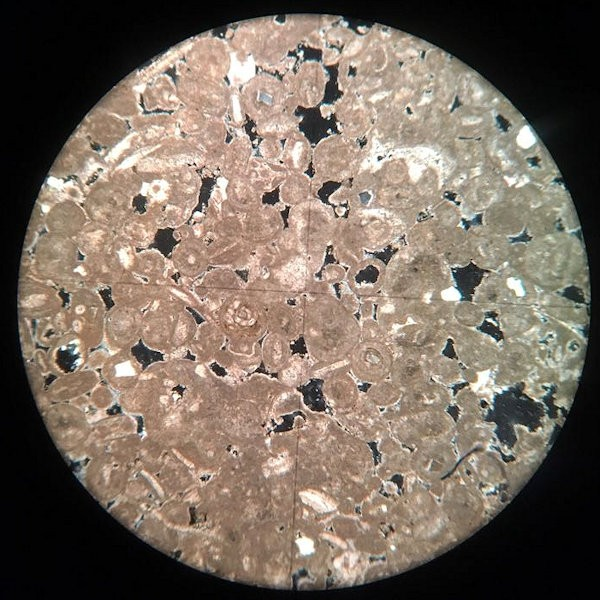
#> input picture images/portland_limestone_1.jpg, 600 x 600 px
$ python main.py -i images/portland_limestone_1.jpg
#> lines starting #> are read from the running program, lines starting #| are printed output that depends on the picture; after the words box and inside, x2 and y2 are one past the last pixel; in counts of white or black regions, pixels touching at a corner belong together; long printed decimals are rounded
import numpy as np
from tqdm import tqdm
import argparse
import cv2

from tqdm import tqdm

if __name__ == '__main__':
    ap = argparse.ArgumentParser()
    ap.add_argument("-i", type=str, required=False, help="Image")
    ap.add_argument("-o", type=str, required=False, help="output dir")

    args = ap.parse_args()

    im = args.i
    output = args.o

    im = cv2.imread(im)
#> im is the input picture: shape (600, 600, 3); mean B, G, R 95.9, 107.8, 121.1
    result = im.copy()
    hsv = cv2.cvtColor(im, cv2.COLOR_BGR2HSV)
#> hsv: shape (600, 600, 3); mean H, S, V 25.7, 53.4, 121.9

    #HSV filtering
    lower_black = np.array([0,0,0])
    upper_black = np.array([105,105,105])

    #create mask with HSV filtering
    mask_hsv = cv2.inRange(im, lower_black, upper_black)
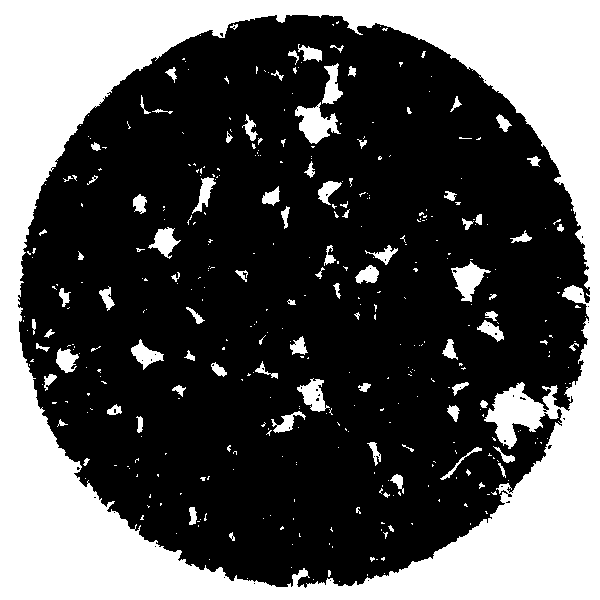
#> mask_hsv: shape (600, 600); 33.8% white; 403 white regions (313 under 20 px), largest, box (x1, y1, x2, y2) and area: (0, 0, 600, 600) 108926, (295, 102, 341, 144) 982, (451, 261, 491, 302) 753
    res = cv2.bitwise_and(im,im,mask=mask_hsv)

    #get the core image from the whole image
    imgray = cv2.cvtColor(im, cv2.COLOR_BGR2GRAY)
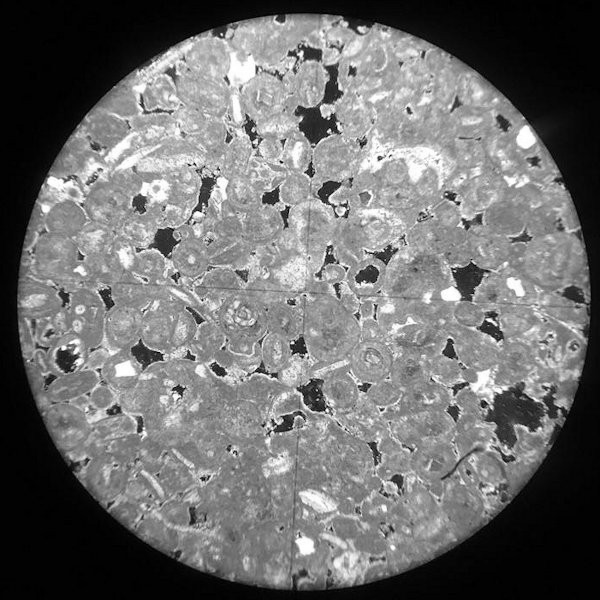
#> imgray: shape (600, 600); min 0, max 255, mean 110.4
    ret, thresh = cv2.threshold(imgray, 40, 255, 0)
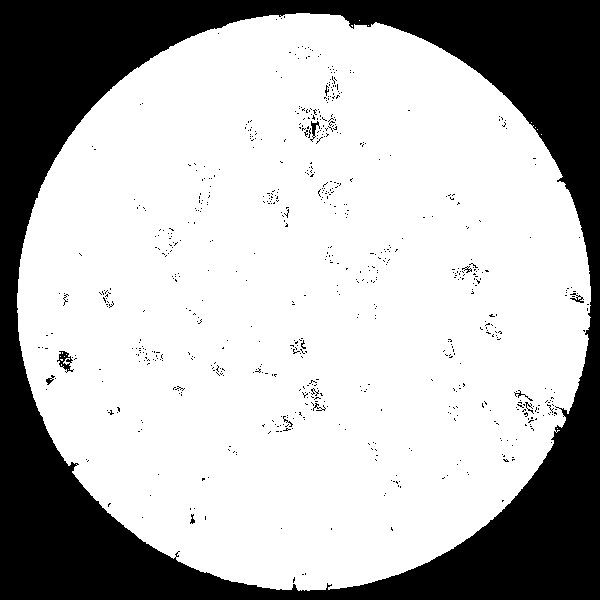
#> thresh: shape (600, 600); 71.5% white; 710 black regions (697 under 20 px)
    contours, hierarchy = cv2.findContours(thresh, cv2.RETR_TREE, cv2.CHAIN_APPROX_SIMPLE)
#> contours = 1045 contours, 1034 with area under 20; largest, box (x1, y1, x2, y2) and area: (17, 13, 591, 591) 258566, (56, 350, 74, 373) 220, (310, 120, 320, 137) 80, (569, 296, 585, 304) 58, (45, 377, 55, 386) 43

    cnt = contours[0]
#> cnt = [[557, 428]]
    max_area = cv2.contourArea(cnt)
#> max_area = 0

    h,w,_ = im.shape
#> h = 600; w = 600
    mask = np.zeros((h+2,w+2), np.uint8)

    _,binary = cv2.threshold(imgray, 150, 255, cv2.THRESH_BINARY)
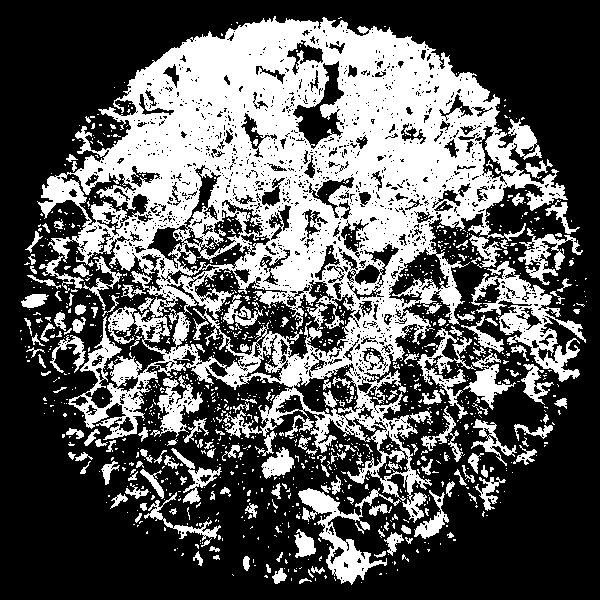
#> binary: shape (600, 600); 35.8% white; 1297 white regions (1120 under 20 px), largest, box (x1, y1, x2, y2) and area: (37, 16, 568, 523) 96770, (471, 261, 586, 382) 4058, (298, 488, 401, 585) 2694
    binary = cv2.bitwise_not(binary)

    for cont in contours:
        if cv2.contourArea(cont) > max_area:
            cnt = cont
            max_area = cv2.contourArea(cont)
            cnt2 = np.vstack(cnt).squeeze()
            _,binary,_,_ = cv2.floodFill(binary, mask, tuple(cnt2[0]), 0)
#> this loop made 1045 passes
#> max_area on pass 9: 258566.5
#> cont on passes 1 to 6: [[557, 428]], [[541, 134]], [[537, 129]], [[535, 127]], [[531, 122]], [[368, 25]]
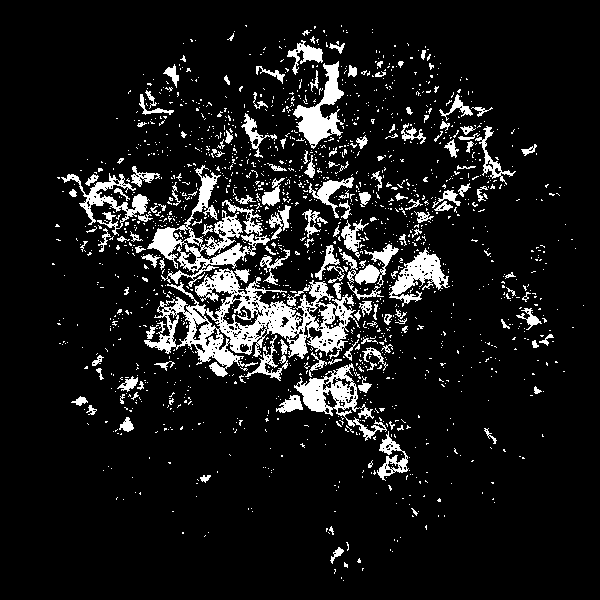
#> binary: shape (600, 600); 10.1% white; 1675 white regions (1520 under 20 px), largest, box (x1, y1, x2, y2) and area: (144, 268, 360, 377) 8109, (147, 165, 270, 287) 3332, (294, 363, 387, 441) 1922
#> after the loop, cnt = contour of 987 points, box (x1, y1, x2, y2) (17, 13, 591, 591), area 258566; cnt2 = 987 pairs, first value 17 to 590, second value 13 to 590; max_area = 258566.5

    # convert image back to original color
    binary = cv2.bitwise_not(binary)

    perimeter = cv2.arcLength(cnt,True)
#> perimeter = 2080.9
    epsilon = 0.0001*cv2.arcLength(cnt,True)
#> epsilon = 0.208
    approx = cv2.approxPolyDP(cnt,epsilon,True)
#> approx has the same summary as cnt
    core_area = cv2.contourArea(approx)
#> core_area = 258566.5
    w,h = mask.shape
#> w = 602; h = 602

    tot_area = w*h
#> tot_area = 362404
    bkg = tot_area - core_area
#> bkg = 103837.5

    print('core area: ', core_area)
#| core area:  258566.5
    print('total image area: ', tot_area)
#| total image area:  362404
    print('background area: ', bkg)
#| background area:  103837.5

    # cv2.drawContours(im, cnt, -1, (0,255,0), 2)
    cv2.drawContours(im, [approx], -1, (0, 0, 255), 2)
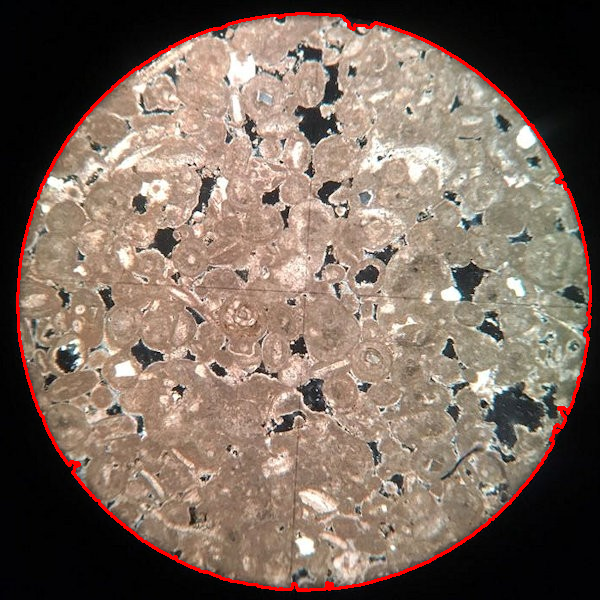
#> im: shape (600, 600, 3); 1.85% of pixels changed, all inside (x1, y1, x2, y2) = (16, 12, 592, 592)

    # tot_white_pix = (mask_hsv==1).sum()
    tot_black_pix = (mask_hsv==0).sum()
#> tot_black_pix = 238421

    # [8 lines of commented-out code are left out]
    (x,y),radius = cv2.minEnclosingCircle(cnt)
#> x = 304.4; y = 301.6; radius = 288.9
    center = (int(x),int(y))
#> center = (304, 301)
    radius = int(radius)
#> radius = 288
    im_copy = im.copy()
    img_crc = cv2.circle(im_copy,center,radius,(0,200,20),2)
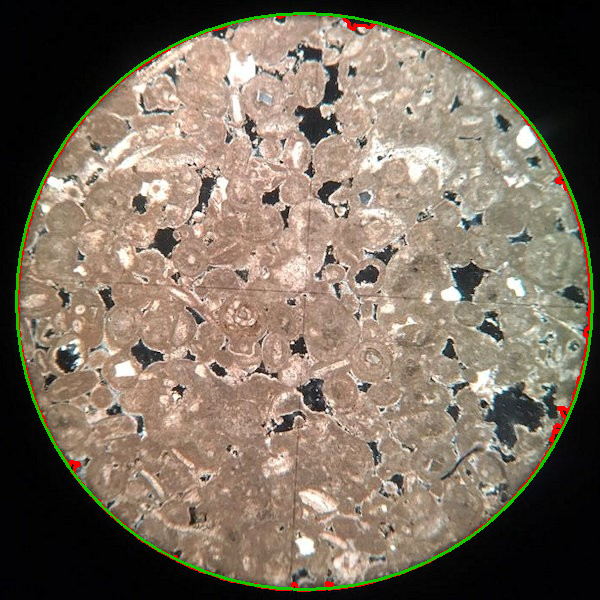
#> img_crc: shape (600, 600, 3); mean B, G, R 94.8, 109.6, 122.1
    circle_area = 3.14*radius**2
#> circle_area = 260444.2
    print('circle area: ', circle_area)
#| circle area:  260444.16
    print('Porosity: ', 1-(tot_black_pix/circle_area))
#| Porosity:  0.08456


    cv2.imshow('gray', imgray)
    cv2.imshow('image', im)
    cv2.imshow('mask', mask_hsv)
    cv2.imshow('circle',img_crc)
    cv2.imwrite('mask_hsv.png',mask_hsv)

    k = cv2.waitKey()
#> (key Esc is pressed here)
    if k == 27:
        cv2.destroyAllWindows()
